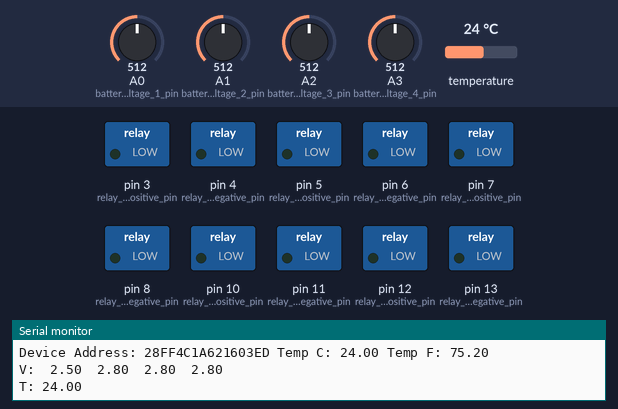
A sketch run on a simulated Arduino Uno, built with avr-gcc and run on an emulated ATmega328P. Shown: switched loads named in the sketch (green lamp = pin HIGH), the last lines printed to the serial monitor. Inputs (shaded band) come from the test bench; at power-on: A0 (battery_voltage_1_pin) = 512, A1 (battery_voltage_2_pin) = 512, A2 (battery_voltage_3_pin) = 512, A3 (battery_voltage_4_pin) = 512, temperature 24 °C.

Above: at 1.4 s.
1.5 s: A0 (battery_voltage_1_pin) set to 528
At 3.4 s:
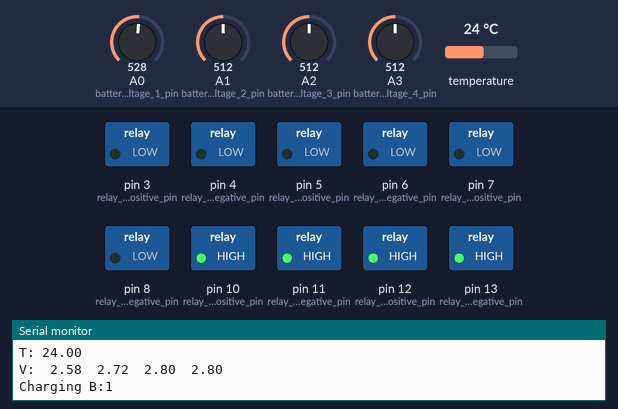
4.0 s: A0 (battery_voltage_1_pin) set to 552
At 13.6 s:
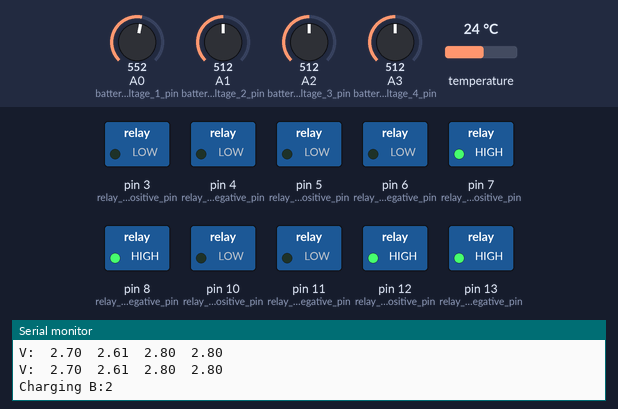
Timing chart, 0 to 24.0 s (numbered marks = the images above; inputs shaded):
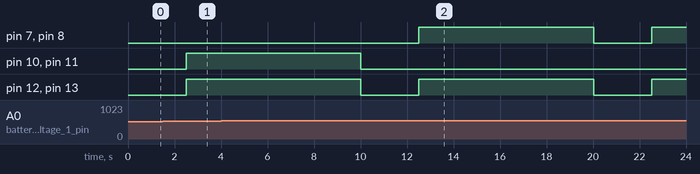

Measured:
- the behaviour switches between 542 and 543 on A0 (battery_voltage_1_pin) (found by bisection; images 1 and 2)
- after the input at 4.0 s, pin 7 (relay_battery_2_positive_pin), pin 8 (relay_battery_2_negative_pin): LOW → HIGH after 8.5 s, → LOW 7.5 s later, → HIGH 2.5 s later; pin 10 (relay_battery_1_positive_pin), pin 11 (relay_battery_1_negative_pin): goes on until 10.0 s, then stays LOW
- by itself, pin 12 (relay_buck_converter_positive_pin), pin 13 (relay_buck_converter_negative_pin): alternates HIGH for 7.5 s and LOW for 2.5 s

The sketch:

Charge_control_01April.ino
```cpp
// Include the libraries we need
#include <OneWire.h>
#include <DallasTemperature.h>

//              GND---(BATTERY 1)---(BATTERY 2)---(BATTERY 3)---(BATTERY 4)---(+)
//Voltages:                       V1            V2            V3            V4
//Relay pin:              10,11          7,8           5,6           3,4

#define ALL_RELAYS_NORMALY_OPEN true   //true = If relay is Open (OFF) when no voltage is supplied. false = When relay is closed (ON) when no voltage is supplied


#define battery_charge_max_duration 7500 //ms //interval of charging
#define battery_charge_pulses_delay 2500 //ms //interval between two charging pulses


//Pins connections:
#define battery_voltage_1_pin  A0
#define battery_voltage_2_pin  A1
#define battery_voltage_3_pin  A2
#define battery_voltage_4_pin  A3

#define relay_battery_1_positive_pin 10
#define relay_battery_1_negative_pin 11
#define relay_battery_2_positive_pin 7
#define relay_battery_2_negative_pin 8
#define relay_battery_3_positive_pin 5
#define relay_battery_3_negative_pin 6
#define relay_battery_4_positive_pin 3
#define relay_battery_4_negative_pin 4
#define relay_buck_converter_positive_pin 12
#define relay_buck_converter_negative_pin 13

#define V1_adjustment 0.00 //This is compensation for errors in sensed value:   (Voltage + Adjustment) = Compensated_voltage
#define V2_adjustment 0.30
#define V3_adjustment 0.30
#define V4_adjustment 0.30


const float charge_volt_upper_limit = 3.30; //all batteries will be maintained within this upper limit
const float temperature_heat_limit = 60.0;  //if temperature goes above this, batteries will not be charged
const float max_diff_btwn_batteries = 0.01;  //will keep the difference maximun to this value


const float Voltage_adjustment[] = {V1_adjustment, V2_adjustment, V3_adjustment, V4_adjustment};


const unsigned char battery_charge_relay_pins[4][2] = { {relay_battery_1_positive_pin, relay_battery_1_negative_pin},
  {relay_battery_2_positive_pin, relay_battery_2_negative_pin},
  {relay_battery_3_positive_pin, relay_battery_3_negative_pin},
  {relay_battery_4_positive_pin, relay_battery_4_negative_pin}
};
const unsigned char buck_converter_relay_pins[] = {relay_buck_converter_positive_pin, relay_buck_converter_negative_pin};


//Temperature sensor settings:
// Data wire is plugged into port 2 on the Arduino
#define ONE_WIRE_BUS 2
#define TEMPERATURE_PRECISION 9
// Setup a oneWire instance to communicate with any OneWire devices (not just Maxim/Dallas temperature ICs)
OneWire oneWire(ONE_WIRE_BUS);
// Pass our oneWire reference to Dallas Temperature.
DallasTemperature sensors(&oneWire);
// arrays to hold device addresses
DeviceAddress insideThermometer;//, Thermometer2, Thermometer3, Thermometer4;

float tmpx_last = 0.00;
float vx[] = {0.00, 0.00, 0.00, 0.00};
int min_volt_battery_no = -1;
unsigned long timer1, timer2, onTimer, offTimer = 0;
boolean charging_state = LOW;

const boolean ON = ALL_RELAYS_NORMALY_OPEN;
const boolean OFF = !ALL_RELAYS_NORMALY_OPEN;

void setup(void)
{
  pinMode(buck_converter_relay_pins[0], OUTPUT);
  pinMode(buck_converter_relay_pins[1], OUTPUT);
  for (int pk = 0; pk < 4; pk++)
  {
    pinMode(battery_charge_relay_pins[pk][0], OUTPUT);
    pinMode(battery_charge_relay_pins[pk][1], OUTPUT);
  }
  for (int pk = 0; pk < 4; pk++)
  {
    digitalWrite(battery_charge_relay_pins[pk][0], OFF);
    digitalWrite(battery_charge_relay_pins[pk][1], OFF);
  }
  digitalWrite(buck_converter_relay_pins[0], OFF);
  digitalWrite(buck_converter_relay_pins[1], OFF);
  // start serial port
  Serial.begin(9600);
  Serial.println("Dallas Temperature IC Control Library Demo");

  // locate devices on the bus
  Serial.print("Locating devices...");
  sensors.begin();
  Serial.print("Found ");
  Serial.print(sensors.getDeviceCount(), DEC);
  Serial.println(" devices.");

  // report parasite power requirements
  Serial.print("Parasite power is: ");
  if (sensors.isParasitePowerMode()) Serial.println("ON");
  else Serial.println("OFF");

  // Assign address manually. The addresses below will beed to be changed
  // to valid device addresses on your bus. Device address can be retrieved
  // by using either oneWire.search(deviceAddress) or individually via
  // sensors.getAddress(deviceAddress, index)
  // Note that you will need to use your specific address here
  //insideThermometer = { 0x28, 0x1D, 0x39, 0x31, 0x2, 0x0, 0x0, 0xF0 };

  // Method 1:
  // Search for devices on the bus and assign based on an index. Ideally,
  // you would do this to initially discover addresses on the bus and then
  // use those addresses and manually assign them (see above) once you know
  // the devices on your bus (and assuming they don't change).
  if (!sensors.getAddress(insideThermometer, 0)) Serial.println("Unable to find address for Device 0");

  // method 2: search()
  // search() looks for the next device. Returns 1 if a new address has been
  // returned. A zero might mean that the bus is shorted, there are no devices,
  // or you have already retrieved all of them. It might be a good idea to
  // check the CRC to make sure you didn't get garbage. The order is
  // deterministic. You will always get the same devices in the same order
  //
  // Must be called before search()
  //oneWire.reset_search();
  // assigns the first address found to insideThermometer
  //if (!oneWire.search(insideThermometer)) Serial.println("Unable to find address for insideThermometer");

  // show the addresses we found on the bus
  Serial.print("Device 0 Address: ");
  printAddress(insideThermometer);
  Serial.println();

  // set the resolution to 9 bit (Each Dallas/Maxim device is capable of several different resolutions)
  sensors.setResolution(insideThermometer, 9);

  Serial.print("Device 0 Resolution: ");
  Serial.print(sensors.getResolution(insideThermometer), DEC);
  Serial.println();

  // call sensors.requestTemperatures() to issue a global temperature
  // request to all devices on the bus
  Serial.print("Checking temperatures...");
  sensors.requestTemperatures();
  Serial.println("DONE");

  // print the device information
  printData(insideThermometer);

  charging_state = LOW;
}


void loop(void)
{
  int in1 = analogRead(battery_voltage_1_pin);
  int in2 = analogRead(battery_voltage_2_pin);
  int in3 = analogRead(battery_voltage_3_pin);
  int in4 = analogRead(battery_voltage_4_pin);
  float v1 = map_voltage(in1);
  float v2 = map_voltage(in2);
  float v3 = map_voltage(in3);
  float v4 = map_voltage(in4);

  float vx1 = v1 + Voltage_adjustment[0];
  float vx2 = (v2 * 2.00) - vx1 + Voltage_adjustment[1];
  float vx3 = (v3 * 3.00) - (v2 * 2.00) + Voltage_adjustment[2];
  float vx4 = (v4 * 4.00) - (v3 * 3.00) + Voltage_adjustment[3];


  if (((vx1 != vx[0]) || (vx2 != vx[1]) || (vx3 != vx[2]) || (vx4 != vx[3])) || ((millis() - timer1) > 2000))
  {
    vx[0] = vx1;
    vx[1] = vx2;
    vx[2] = vx3;
    vx[3] = vx4;
    Serial.print("V:\t" + String(vx[0], 2));
    Serial.print("\t" + String(vx[1], 2));
    Serial.print("\t" + String(vx[2], 2));
    Serial.println("\t" + String(vx[3], 2));
    timer1 = millis();
  }

  min_volt_battery_no = -1;
  float min_volts = charge_volt_upper_limit;
  for (int p = 3; p >= 0; p--)                 //detect the battery with lowest voltage level
  {
    if (vx[p] < min_volts)
    {
      min_volts = vx[p];
      min_volt_battery_no = p;
    }
  }
  unsigned long cmillis = millis();

  if (charging_state == LOW)
  {
    if ((min_volt_battery_no > -1) && (min_volt_battery_no < 4) && (tmpx_last < temperature_heat_limit) && ((cmillis - offTimer) > battery_charge_pulses_delay) )
    {
      //when a battery voltage is low, AND temperature in within limit, OFF delay has been passed
      Serial.print("Charging B:");
      Serial.println(min_volt_battery_no + 1);
      digitalWrite(buck_converter_relay_pins[0], OFF);
      digitalWrite(buck_converter_relay_pins[1], OFF);
      for (int pk = 0; pk < 4; pk++)            //switching off all relays
      {
        digitalWrite(battery_charge_relay_pins[pk][0], OFF);
        digitalWrite(battery_charge_relay_pins[pk][1], OFF);
      }
      digitalWrite(battery_charge_relay_pins[min_volt_battery_no][0], ON);
      digitalWrite(battery_charge_relay_pins[min_volt_battery_no][1], ON);
      digitalWrite(buck_converter_relay_pins[0], ON);
      digitalWrite(buck_converter_relay_pins[1], ON);
      onTimer = cmillis;
      charging_state = HIGH;
    }
  }
  else if (charging_state == HIGH)
  {
    if ((cmillis - onTimer) > battery_charge_max_duration)
    {
      digitalWrite(buck_converter_relay_pins[0], OFF);
      digitalWrite(buck_converter_relay_pins[1], OFF);
      for (int pk = 0; pk < 4; pk++)            //switching off all relays
      {
        digitalWrite(battery_charge_relay_pins[pk][0], OFF);
        digitalWrite(battery_charge_relay_pins[pk][1], OFF);
      }
      charging_state = LOW;
      offTimer = cmillis;
    }
  }


  float tempC = sensors.getTempC(insideThermometer);
  if ((tempC != tmpx_last) || ((millis() - timer2) > 20000))
  {
    tmpx_last = tempC;
    Serial.print("T: ");
    if (tmpx_last > temperature_heat_limit)
    {
      Serial.println(F("Overheat"));
    }
    Serial.println(tmpx_last);
    timer2 = millis();
  }

  delay(10);

}


float map_voltage(int value)
{
  float voltage = 5.00F;
  voltage = ((((float)value) / 1023.00) * 5.00);
  return voltage;
}


// function to print a device address
void printAddress(DeviceAddress deviceAddress)
{
  for (uint8_t i = 0; i < 8; i++)
  {
    // zero pad the address if necessary
    if (deviceAddress[i] < 16) Serial.print("0");
    Serial.print(deviceAddress[i], HEX);
  }
}

// function to print the temperature for a device
void printTemperature(DeviceAddress deviceAddress)
{
  float tempC = sensors.getTempC(deviceAddress);
  Serial.print("Temp C: ");
  Serial.print(tempC);
  Serial.print(" Temp F: ");
  Serial.print(DallasTemperature::toFahrenheit(tempC));
}

// function to print a device's resolution
void printResolution(DeviceAddress deviceAddress)
{
  Serial.print("Resolution: ");
  Serial.print(sensors.getResolution(deviceAddress));
  Serial.println();
}

// main function to print information about a device
void printData(DeviceAddress deviceAddress)
{
  Serial.print("Device Address: ");
  printAddress(deviceAddress);
  Serial.print(" ");
  printTemperature(deviceAddress);
  Serial.println();
}
```
